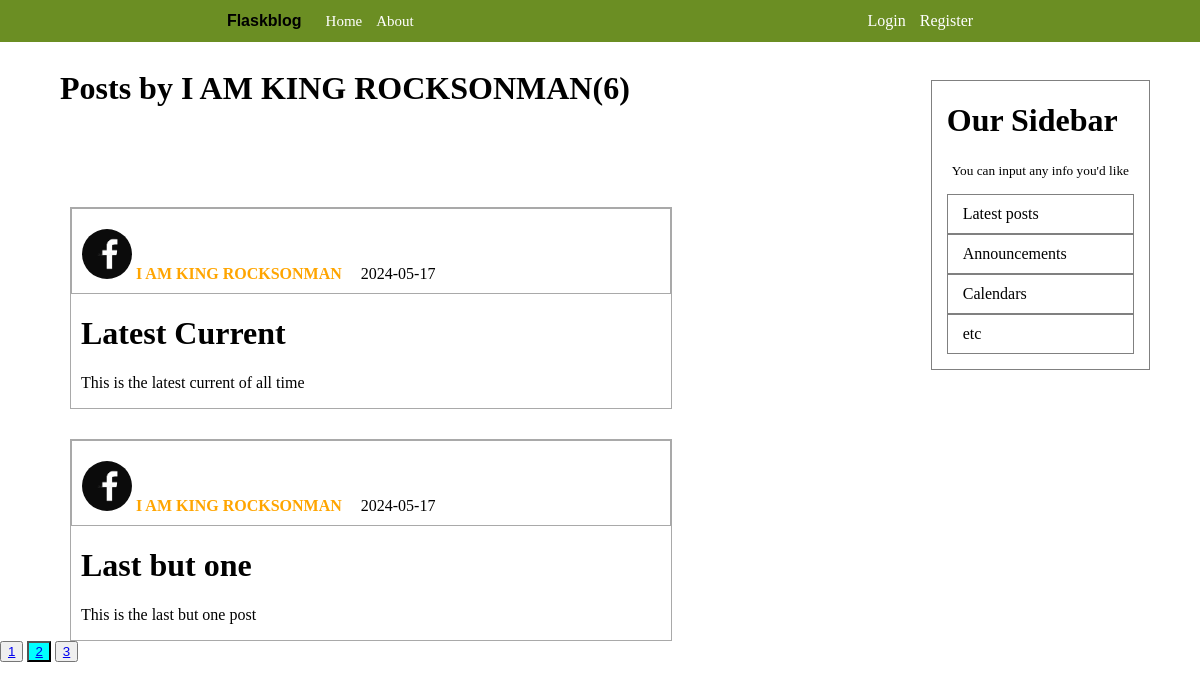
Screenshot of /user/I AM KING ROCKSONMAN?page=2 with the database file from the repository.
### flaskblog/models.py (models this page shows, shortened)
class User(db.Model, UserMixin):
    id = db.Column(db.Integer, primary_key=True)
    username = db.Column(db.String(20), nullable=False, unique= True)
    email = db.Column(db.String(120), nullable=False, unique=True)
    image_file = db.Column(db.String(20), nullable=False, default='default.jpg')
    password = db.Column(db.String(60), nullable=False)
    posts = db.relationship('Post', backref='author', lazy=True)

class Post(db.Model):
    id = db.Column(db.Integer, primary_key =True)
    title = db.Column(db.String(100), nullable=False)
    date_posted=db.Column(db.DateTime, nullable=False, default=datetime.utcnow)
    content = db.Column(db.Text, nullable = False)
    user_id = db.Column(db.Integer, db.ForeignKey('user.id'), nullable=False)

### flaskblog/users/routes.py (the view)
@users.route("/user/<string:username>")
def user_posts(username):
    page=request.args.get('page', 1, type=int)
    user = User.query.filter_by(username=username).first_or_404()
    posts = Post.query.filter_by(author=user).order_by(Post.date_posted.desc()).paginate(per_page=2, page=page)
    return render_template('user_posts.html', posts=posts, user=user)

### flaskblog/templates/user_posts.html
{% extends 'layout.html' %}
{% block content %}
    <h1 class="user-all-posts">Posts by {{ user.username }}({{ posts.total }})</h1>
    {% for post in posts.items %}
    <div class="blog-container">
        <div class="aut-date">
            <img class="pro-pic" src="{{ url_for('static',filename='profile_pics/' + post.author.image_file) }}">
            <a href="{{ url_for('users.user_posts', username=post.author.username) }}" class="aut-link">{{ post.author.username }}</a>
            <p class="dte">{{ post.date_posted.strftime('%Y-%m-%d') }}</p>
        </div>
        <h1><a href="{{ url_for('posts.post', post_id=post.id) }}" class="tit-link">{{ post.title }}</a></h1>
        <p class="cnt">{{ post.content }}</p>
    </div>
   {% endfor %}
   {% for page_num in posts.iter_pages(left_edge=1, right_edge=1, left_current=1, right_current=2) %}
    {% if page_num %}
        {% if posts.page==page_num %}
            <button class="main-page"><a href="{{ url_for('users.user_posts',username=user.username, page=page_num) }}">{{ page_num }}</a></button>
        {% else %}
            <button><a href="{{ url_for('users.user_posts',username=user.username, page=page_num) }}">{{ page_num }}</a></button>
        {% endif %}
    {% else %}
        ...
    {% endif %}
   {% endfor %}
{% endblock content %}

### flaskblog/static/main.css (style rules this page uses)
body { background-color: white; margin: 0; }

### flaskblog/static/home.css (style rules this page uses)
.blog-container { border: 1px solid darkgray; width: 600px; margin-top: 100px; margin-left: 70px; }
.aut-date { padding-left: 10px; padding-right: 10px; padding-top: 10px; padding-bottom: 10px; border: 1px solid darkgray; }
.aut-link { text-decoration: none; color: orange; font-weight: bold; cursor: pointer; }
.dte { display: inline; flex-direction: row; margin-left: 15px; }
.tit-link { margin-left: 10px; text-decoration: none; color: black; cursor: pointer; }
.cnt { margin-left: 10px; }
.blog-container + .blog-container { margin-top: 30px; }
.main-page { background-color: aqua; }
.user-all-posts { margin-top: 70px; margin-left: 60px; }

### flaskblog/static/account.css (style rules this page uses)
.pro-pic { height: 50px; width: 50px; border-radius: 25px; margin-top: 10px; }

### rows the page displays
User: username "I AM KING ROCKSONMAN"
Post: image_file (picture), author.username "I AM KING ROCKSONMAN", date_posted "2024-05-17", title "Latest Current", content "This is the latest current of all time"
Post: image_file (picture), author.username "I AM KING ROCKSONMAN", date_posted "2024-05-17", title "Last but one", content "This is the last but one post"

### other values shown
{{ posts.total }} "6"
{{ page_num }} "1" "3"
{{ page_num }} "2"
